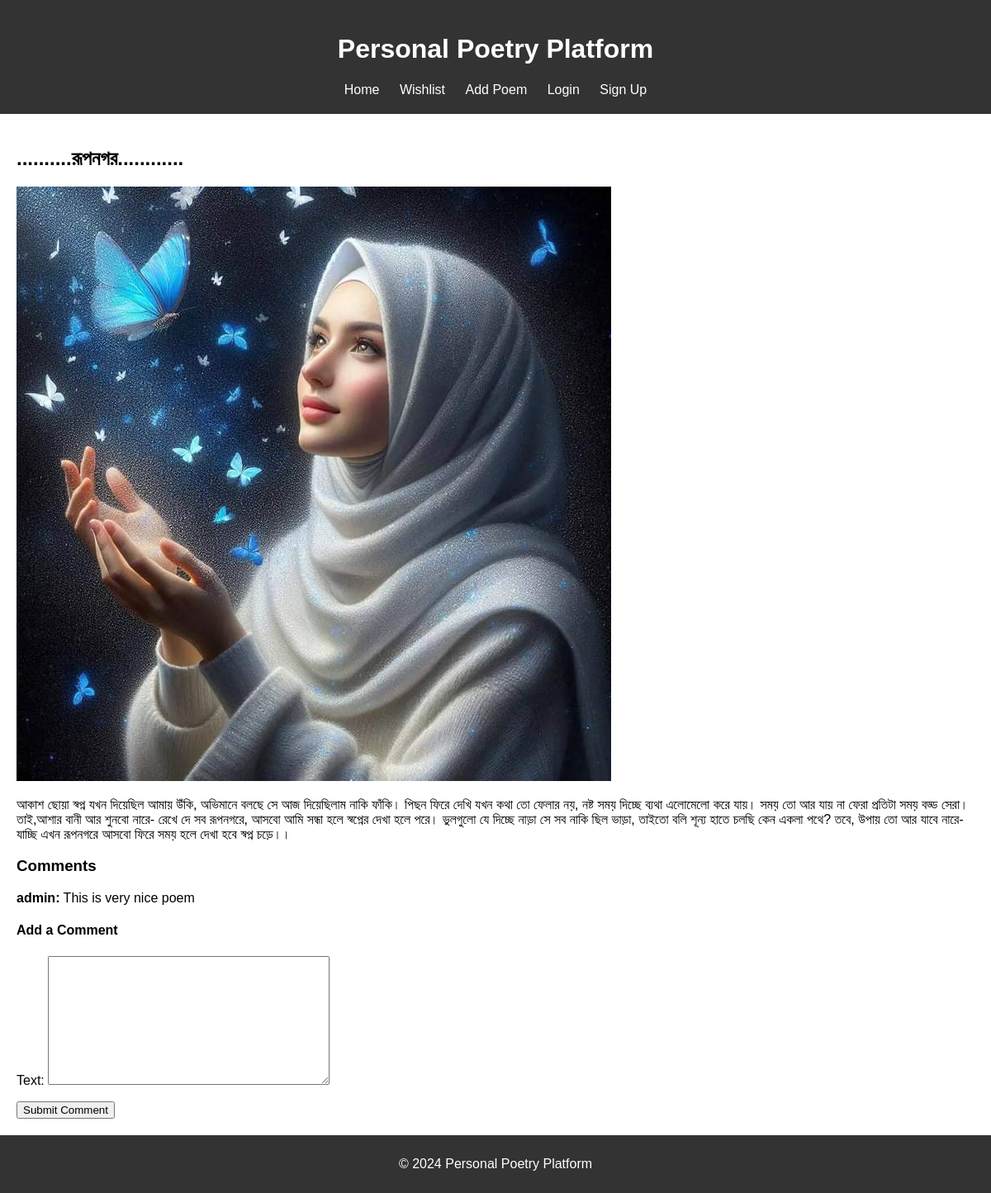
The page /poem/3/ on the database its author committed.
### poems/models.py (models this page shows, shortened)
class Poem(models.Model):
    title = models.CharField(max_length=255)
    content = models.TextField()
    author = models.ForeignKey(User, on_delete=models.CASCADE)
    image = models.ImageField(upload_to='poem_images/', blank=True, null=True)
    featured = models.BooleanField(default=False)  # Add this field
    created_at = models.DateTimeField(auto_now_add=True)

class Comment(models.Model):
    poem = models.ForeignKey(Poem, related_name='comments', on_delete=models.CASCADE)
    author = models.ForeignKey(User, on_delete=models.CASCADE)
    text = models.TextField()
    created_at = models.DateTimeField(auto_now_add=True)

### poems/views.py (the view)
# urls.py: path('poem/<int:pk>/', views.poem_detail, name='poem_detail'),
def poem_detail(request, pk):
    poem = get_object_or_404(Poem, pk=pk)
    comments = poem.comments.all()
    if request.method == 'POST':
        form = CommentForm(request.POST)
        if form.is_valid():
            comment = form.save(commit=False)
            comment.poem = poem
            comment.author = request.user
            comment.save()
            return redirect('poem_detail', pk=poem.pk)  # Redirect to the same poem's detail page after comment submission
    else:
        form = CommentForm()
    return render(request, 'poems/poem_detail.html', {'poem': poem, 'comments': comments, 'form': form})

### poems/forms.py
class CommentForm(forms.ModelForm):
    class Meta:
        model = Comment
        fields = ['text']

### poems/templates/poems/poem_detail.html (shortened to what this page needs)
{% extends 'poems/base.html' %}
{% block content %}
<h2>{{ poem.title }}</h2>
<div class="poem-detail">
  {% if poem.image %}
    <img src="{{ poem.image.url }}" alt="{{ poem.title }}" class="poem-image">
  {% endif %}
  <p>{{ poem.content }}</p>
  <h3>Comments</h3>
  <div class="comments-section">
    {% for comment in comments %}
      <p><strong>{{ comment.author.username }}:</strong> {{ comment.text }}</p>
    {% empty %}
      <p>No comments yet. Be the first to comment!</p>
    {% endfor %}
  </div>
  <h4>Add a Comment</h4>
  <form method="post">
    {{ form.as_p }}
    <button type="submit">Submit Comment</button>
  </form>
</div>
{% endblock %}

### poems/static/poems/style.css (style rules this page uses)
body, html { margin: 0; padding: 0; font-family: Arial, sans-serif; }

### rows shown on the page
Poem: title "..........রূপনগর............", image (picture), content "আকাশ ছোয়া স্বপ্ন যখন দিয়েছিল আমায় উঁকি, অভিমানে বলছে সে আজ দিয়েছিলাম নাকি ফাঁকি। পিছন ফিরে দেখি যখন কথা তো ফেলার নয়, নষ্ট সময় দিচ্ছে ব্যথা এলোমেলো করে যায়। সময় তো আর যায় না ফেরা প্রতিটা সময় বড্ড সেরা। তাই,আশার বানী আর শুনবো নারে- রেখে দে সব রূপনগরে, আসবো আমি সন্ধা হলে স্বপ্নের দেখা হলে পরে। ভুলগুলো যে দিচ্ছে নাড়া সে সব নাকি ছিল ভাড়া, তাইতো বলি শূন্য হাতে চলছি কেন একলা পথে? তবে, উপায় তো আর যাবে নারে- যাচ্ছি এখন রূপনগরে আসবো ফিরে সময় হলে দেখা হবে স্বপ্ন চড়ে।।"
Comment: author.username "admin", text "This is very nice poem"
